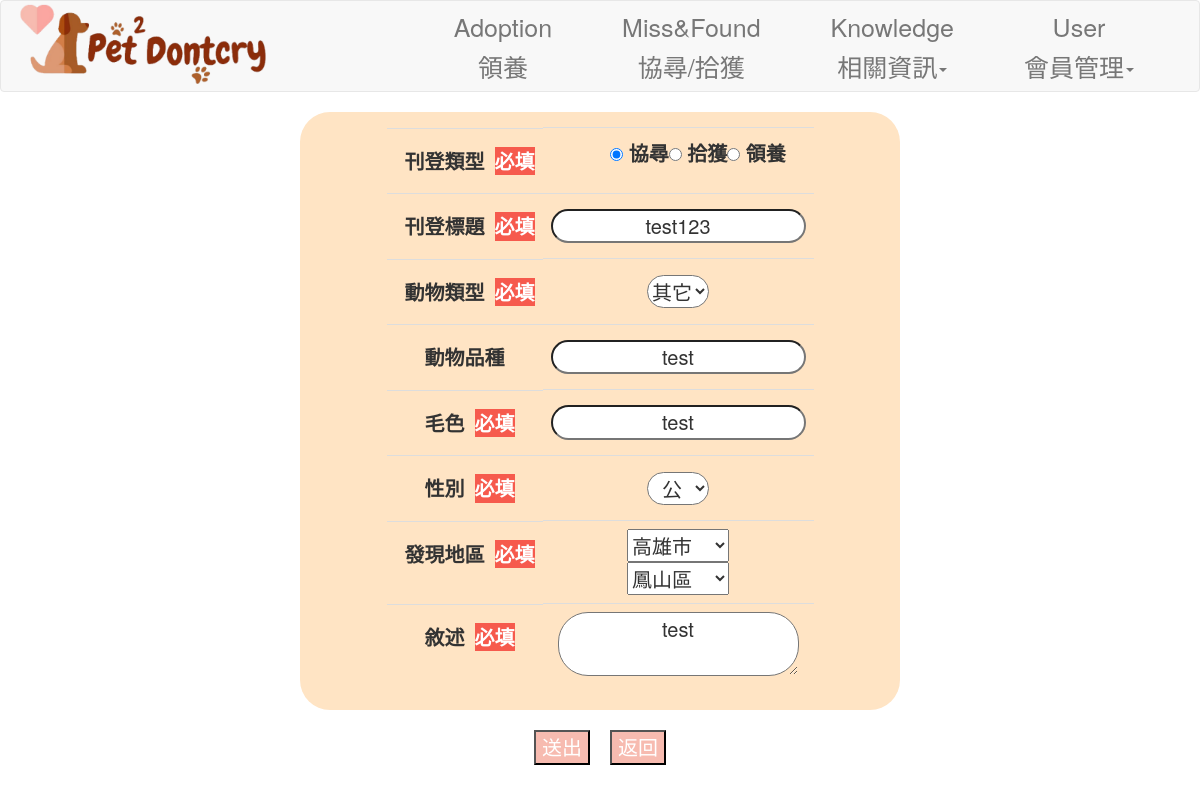
Page /user/edit_published/7 (signed in) on the earlier database version.
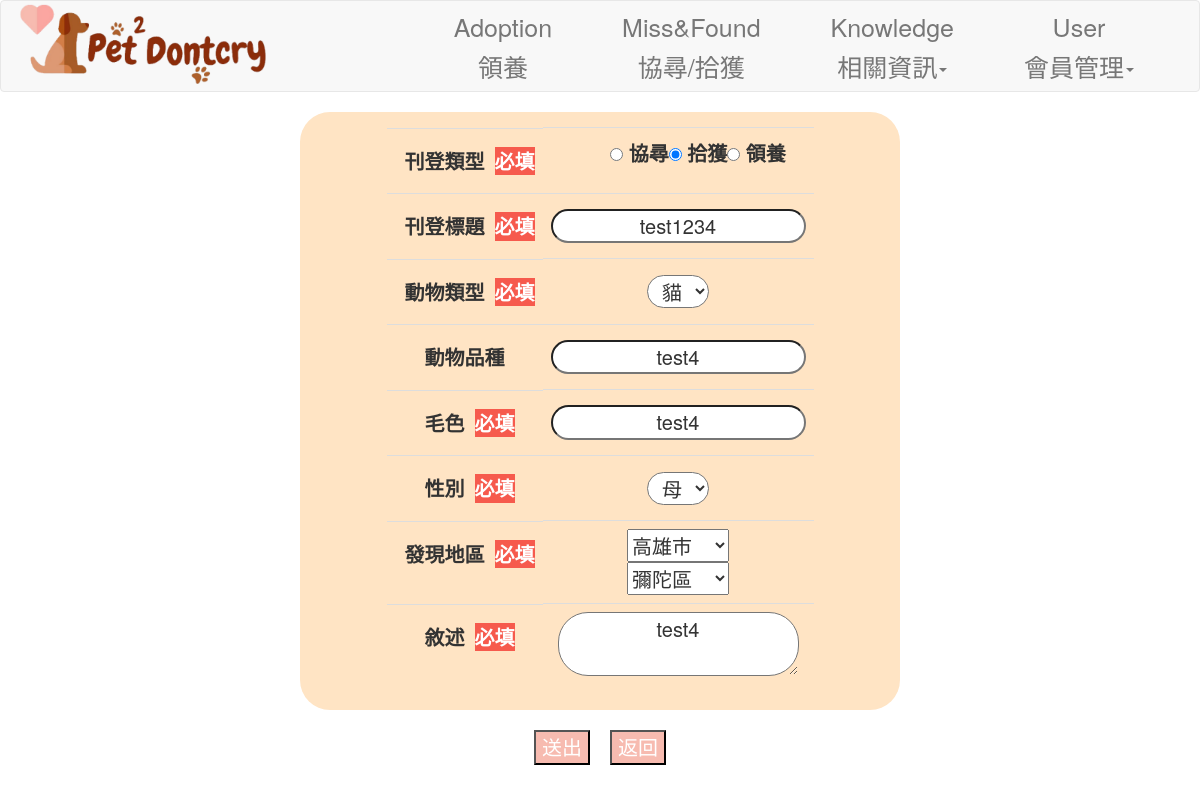
Same page on the later database version.
### app/models/user.py (models this page shows, shortened)
class published(db.Model):
    __tablename__ = 'published'
    PublishedID = db.Column('PublishedID', db.Integer, primary_key = True)
    UID = db.Column('UID',db.Integer,db.ForeignKey('user.UID'),nullable=False)
    title = db.Column('title', db.String(20), nullable=False)
    species = db.Column('species', db.String(10), nullable=False)
    fur = db.Column('fur', db.String(10), nullable=False)
    picture = db.Column('picture', db.String(20), nullable=False)
    time = db.Column('time', db.DateTime, default=datetime.now)
    update_time = db.Column(db.DateTime, onupdate=datetime.now,default=datetime.now)
    depiction = db.Column('depiction', db.Text)
    activate = db.Column('activate', db.Boolean, default=True)
    variety = db.Column('variety', db.String(10))
    type = db.Column('type',db.Integer, nullable=False)
    sex = db.Column('sex',db.Integer)
    county = db.Column('county', db.String(10), nullable=False)
    district = db.Column('district', db.String(10), nullable=False)

### app/views/user.py (the view, shortened to what this page needs)
@user_views.route('/user/edit_published/<int:PublishedID>', methods=['GET', 'POST'])
@login_required
def edit_publshed(PublishedID):
    users = get_user_data(current_user.ID)
    from ..models import published
    Publishing = published.query.filter_by(PublishedID=PublishedID).first_or_404()
    form = FormeditPublished()
    print( form.validate_on_submit())
    print( form.validate())
    print( form.is_submitted())
    form.title.data = Publishing.title
    form.species.data = Publishing.species
    form.fur.data = Publishing.fur
    form.depiction.data = Publishing.depiction
    form.sex.data = str(Publishing.sex)
    form.county.data=Publishing.county
    form.district.data=Publishing.district
    form.variety.data = Publishing.variety
    form.type.data = str(Publishing.type)
    return render_template('user_postlist.html', form=form, type='edit',PublishedID=PublishedID)

### app/form/publishedForm.py
class FormeditPublished(FlaskForm):
    type = RadioField('刊登類型',
    choices=[('1','協尋'),('2','拾獲'),('3','領養')],
    validators=[InputRequired()])
    title = StringField('刊登標題', validators=[
        validators.DataRequired(),
        validators.Length(0, 20)
    ])
    species = SelectField('寵物類型', validators=[
        validators.DataRequired()
        ], choices=[('dog', '狗'), ('cat', '貓'),('other','其它')]
    )
    fur = StringField('毛色', validators=[
        validators.DataRequired(),
        validators.Length(0, 10)
    ])
    county = SelectField('縣市', validate_choice=False, choices=[]
    )
    district = SelectField('區域', validate_choice=False, choices=[]
    )
    variety = StringField('寵物品種', validators=[
        validators.Length(0, 10)
    ])
    sex = SelectField('寵物性別', validators=[
        validators.DataRequired()
     ], choices=[('1', '母'), ('0', '公'),('2','未知')])
    depiction = TextAreaField('敘述', validators=[
        validators.Length(0, 300)
    ])
    submit = SubmitField('送出')

### app/controllers/user.py (called while the page is built)
def get_user_data(ID):
    return user.query.filter_by(ID=ID).first()

### app/templates/user_postlist.html (shortened to what the changed rows need)
<!DOCTYPE html>
{% extends "base.html" %}
{% import "bootstrap/wtf.html" as wtf %}
{% block content %}
<head>
    <link rel="stylesheet" href="{{ url_for('static', filename='css/user_postlist.css') }}">
</head>
<body background="{{ url_for('static', filename='img/first-page.jpg') }}"
    style="background-size: cover; font-size: 2rem;">
    {% if type == 'add' %}
    <div class="Title_img mb-total" style="margin-top: 10%;">
        <div class="Title_img">
            <img src="{{ url_for('static', filename='img/dog-footprints.png') }}" width="30" height="30">
            <div class="Title font-B"> 我要刊登 </div>
            <img src="{{ url_for('static', filename='img/dog-footprints.png') }}" width="30" height="30">
        </div>
    </div>
    <form method="post" action="/user/addpublished" enctype="multipart/form-data">
        <div class="a">
            <div class="bg-table rounded-table h-100 p-4 mb-4 w-80 dis">
                <table class="table" style="font-size: 2rem;">
                    <tbody class="thead">
                        <tr>
                            <td scope="row" class="font-B table-title">
                                <div class="mb-total">刊登類型</div>
                                <div class="text-warn">必填</div>
                            </td>
                            <td id="table-dis">
                                <input type="radio" name="post_type" value="1" checked>協尋
                                <input type="radio" name="post_type" value="2">拾獲
                                <input type="radio" name="post_type" value="3">領養
                            </td>
                        </tr>
                        <tr>
                            <td scope="row" class="font-B table-title">
                                <div class="mb-total">刊登標題</div>
                                <div class="text-warn">必填</div>
                            </td>
                            <td id="table-dis">
                                <input type="text" id="fname" name="title" value=""><br>
                            </td>
                        </tr>
                        <tr>
                            <td scope="row" class="font-B table-title">
                                <div class="mb-total">動物類型</div>
                                <div class="text-warn">必填</div>
                            </td>
                            <td id="table-dis">
                                <select name="pets_type" class="rounded-table input-select" style="width: 80%; margin: 0.5rem;">
                                    <option value="cat">貓</option>
                                    <option value="dog">狗</option>
                                    <option value="other">其他</option>
                                </select>
                            </td>
                        </tr>
                        <tr>
                            <td scope="row" class="font-B table-title">
                                <div class="mb-total">動物品種</div>
                            </td>
                            <td id="table-dis">
                                <input type="text" id="fname" name="variety" value=""><br>
                            </td>
                        </tr>
                        <tr>
                            <td scope="row" class="font-B table-title">
                                <div class="mb-total">毛色</div>
                                <div class="text-warn">必填</div>
                            </td>
                            <td id="table-dis">
                                <input type="text" id="fname" name="fur" value=""><br>
                            </td>
                        </tr>
                        <tr>
                            <td scope="row" class="font-B table-title">
                                <div class="mb-total">性別</div>
                                <div class="text-warn">必填</div>
                            </td>
                            <td id="table-dis">
                                <select name="pet_sex" class="rounded-table input-select" style="width: 80%; margin: 0.5rem;">
                                    <option value=0>公</option>
                                    <option value=1>母</option>
                                    <option value=2>未知</option>
                                </select>
                            </td>
                        </tr>
                        <tr>
                            <td scope="row" class="font-B table-title">
                                <div class="mb-total">發現地區</div>
                                <div class="text-warn">必填</div>
                            </td>
                            <td id="table-dis">
                                <div style="display: flex; flex-wrap:wrap; justify-content: center;">
                                    <div class="city-selector">
                                        <div>
                                          <select class="county" ></select>
                                        </div>
                                        <div>
                                          <select class="district" ></select>
                                        </div>
                                    </div>
                                </div>
                            </td>
                        </tr>
                        <tr>
                            <td scope="row" class="font-B table-title">
                                <div class="mb-total">敘述</div>
                                <div class="text-warn">必填</div>
                            </td>
                            <td id="table-dis">
                                <input type="text" id="fname" name="depiction" value=""><br>
                            </td>
                        </tr>
                        <tr>
                            <td scope="row" class="font-B table-title">
                                <div class="mb-total">照片</div>
                                <div class="text-warn">必填</div>
                            </td>
                            <td id="table-dis">
                                <p>
                                    <input type="file" name="file" class="form-control" autocomplete="off" required>
                                </p>
                                <br>
                                <input type="submit" value="送出" class="btn btn-info">
                                <div>
                                    <input type="button" class="button-update mb-total" value="返回" onclick="history.back()">
                                </div>
                            </td>
                        </tr>
                    </tbody>
                </table>
            </div>
        </div>
        <div class="mb-4 button-dis">
        </div>
    </form>
    {% elif type == 'edit' %}
    <form method="post" action="/user/edit_published/{{PublishedID}}" enctype="multipart/form-data">
        <div class="a">
            <div class="bg-table rounded-table h-100 p-4 mb-4 w-80 dis">
                <table class="table" style="font-size: 2rem;">
                    <tbody class="thead">
                        <tr>
                            <td scope="row" class="font-B table-title">
                                <div class="mb-total">刊登類型</div>
                                <div class="text-warn">必填</div>
                            </td>
                            <td id="table-dis">
                                {{form.type(class='input-radio',style='list-style-type: none; display: flex;
                                justify-content: center;')}}
                            </td>
                        </tr>
                        <tr>
                            <td scope="row" class="font-B table-title">
                                <div class="mb-total">刊登標題</div>
                                <div class="text-warn">必填</div>
                            </td>
                            <td id="table-dis">
                                {{form.title(class='input-text')}}
                            </td>
                        </tr>
                        <tr>
                            <td scope="row" class="font-B table-title">
                                <div class="mb-total">動物類型</div>
                                <div class="text-warn">必填</div>
                            </td>
                            <td id="table-dis">
                                {{form.species(class='input-text')}}
                            </td>
                        </tr>
                        <tr>
                            <td scope="row" class="font-B table-title">
                                <div class="mb-total">動物品種</div>
                            </td>
                            <td id="table-dis">
                                {{form.variety(class='input-text')}}
                            </td>
                        </tr>
                        <tr>
                            <td scope="row" class="font-B table-title">
                                <div class="mb-total">毛色</div>
                                <div class="text-warn">必填</div>
                            </td>
                            <td id="table-dis">
                                {{form.fur(class='input-text')}}
                            </td>
                        </tr>
                        <tr>
                            <td scope="row" class="font-B table-title">
                                <div class="mb-total">性別</div>
                                <div class="text-warn">必填</div>
                            </td>
                            <td id="table-dis">
                                {{form.sex(class='input-text')}}
                            </td>
                        </tr>
                        <tr>
                            <td scope="row" class="font-B table-title">
                                <div class="mb-total">發現地區</div>
                                <div class="text-warn">必填</div>
                            </td>
                            <td id="table-dis">
                                <div class="city-selector">
                                    <div>
                                      <select class="county" data-value={{form.county.data}}></select>
                                    </div>
                                    <div>
                                      <select class="district" data-value={{form.district.data}}></select>
                                    </div>
                                  </div>
                            </td>
                        </tr>
                        <tr>
                            <td scope="row" class="font-B table-title">
                                <div class="mb-total">敘述</div>
                                <div class="text-warn">必填</div>
                            </td>
                            <td id="table-dis">
                                {{form.depiction(class='input-text')}}
                            </td>
                        </tr>
                    </tbody>
                </table>
            </div>
        </div>
        <div class="mb-4 button-dis">
            {{form.submit(class='button-update mb-total')}}
            <input type="button" class="button-update mb-total" value="返回" onclick="history.back()">
        </div>
    </form>
    {% endif %}
</body>
{% endblock content %}

Differences in the rows shown:
changed published "高雄市": type "☑ 協尋 ☐ 拾獲 ☐ 領養" → "☐ 協尋 ☑ 拾獲 ☐ 領養"; title "test123" → "test1234"; species "其它" → "貓"; variety "test" → "test4"; fur "test" → "test4"; sex "公" → "母"; district "鳳山區" → "彌陀區"; depiction "test" → "test4"
